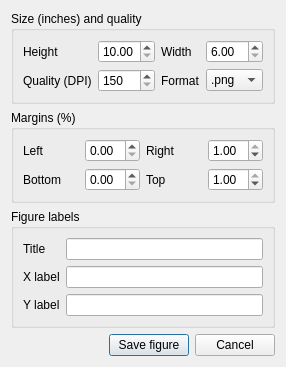
<?xml version="1.0" encoding="UTF-8"?>
<ui version="4.0">
 <class>Dialog</class>
 <widget class="QDialog" name="Dialog">
  <property name="geometry">
   <rect>
    <x>0</x>
    <y>0</y>
    <width>276</width>
    <height>330</height>
   </rect>
  </property>
  <property name="sizePolicy">
   <sizepolicy hsizetype="Fixed" vsizetype="Fixed">
    <horstretch>0</horstretch>
    <verstretch>0</verstretch>
   </sizepolicy>
  </property>
  <property name="maximumSize">
   <size>
    <width>276</width>
    <height>330</height>
   </size>
  </property>
  <property name="windowTitle">
   <string>Save figure</string>
  </property>
  <layout class="QVBoxLayout" name="verticalLayout_4">
   <item>
    <widget class="QGroupBox" name="groupBox_2">
     <property name="title">
      <string>Size (inches) and quality</string>
     </property>
     <layout class="QVBoxLayout" name="verticalLayout_2">
      <item>
       <layout class="QGridLayout" name="gridLayout">
        <item row="0" column="0">
         <widget class="QLabel" name="label_3">
          <property name="text">
           <string>Height</string>
          </property>
         </widget>
        </item>
        <item row="1" column="2">
         <widget class="QLabel" name="label_11">
          <property name="text">
           <string>Format</string>
          </property>
         </widget>
        </item>
        <item row="1" column="3">
         <widget class="QComboBox" name="comboBox">
          <item>
           <property name="text">
            <string>.png</string>
           </property>
          </item>
          <item>
           <property name="text">
            <string>.pdf</string>
           </property>
          </item>
         </widget>
        </item>
        <item row="0" column="3">
         <widget class="QDoubleSpinBox" name="doubleSpinBox_2">
          <property name="minimum">
           <double>6.000000000000000</double>
          </property>
         </widget>
        </item>
        <item row="1" column="0">
         <widget class="QLabel" name="label">
          <property name="text">
           <string>Quality (DPI)</string>
          </property>
         </widget>
        </item>
        <item row="0" column="1">
         <widget class="QDoubleSpinBox" name="doubleSpinBox">
          <property name="minimum">
           <double>10.000000000000000</double>
          </property>
         </widget>
        </item>
        <item row="0" column="2">
         <widget class="QLabel" name="label_4">
          <property name="text">
           <string>Width</string>
          </property>
         </widget>
        </item>
        <item row="1" column="1">
         <widget class="QSpinBox" name="spinBox">
          <property name="minimum">
           <number>150</number>
          </property>
          <property name="maximum">
           <number>4000</number>
          </property>
         </widget>
        </item>
       </layout>
      </item>
     </layout>
    </widget>
   </item>
   <item>
    <widget class="QGroupBox" name="groupBox">
     <property name="title">
      <string>Margins (%)</string>
     </property>
     <layout class="QVBoxLayout" name="verticalLayout">
      <item>
       <layout class="QGridLayout" name="gridLayout_2">
        <item row="0" column="2">
         <widget class="QLabel" name="label_7">
          <property name="text">
           <string>Right</string>
          </property>
         </widget>
        </item>
        <item row="0" column="3">
         <widget class="QDoubleSpinBox" name="doubleSpinBox_4">
          <property name="minimum">
           <double>0.750000000000000</double>
          </property>
          <property name="maximum">
           <double>1.000000000000000</double>
          </property>
          <property name="singleStep">
           <double>0.010000000000000</double>
          </property>
          <property name="value">
           <double>1.000000000000000</double>
          </property>
         </widget>
        </item>
        <item row="0" column="1">
         <widget class="QDoubleSpinBox" name="doubleSpinBox_3">
          <property name="maximum">
           <double>0.250000000000000</double>
          </property>
          <property name="singleStep">
           <double>0.010000000000000</double>
          </property>
         </widget>
        </item>
        <item row="0" column="0">
         <widget class="QLabel" name="label_6">
          <property name="text">
           <string>Left</string>
          </property>
         </widget>
        </item>
        <item row="1" column="0">
         <widget class="QLabel" name="label_9">
          <property name="text">
           <string>Bottom</string>
          </property>
         </widget>
        </item>
        <item row="1" column="1">
         <widget class="QDoubleSpinBox" name="doubleSpinBox_6">
          <property name="minimum">
           <double>0.000000000000000</double>
          </property>
          <property name="maximum">
           <double>0.250000000000000</double>
          </property>
          <property name="singleStep">
           <double>0.010000000000000</double>
          </property>
          <property name="value">
           <double>0.000000000000000</double>
          </property>
         </widget>
        </item>
        <item row="1" column="2">
         <widget class="QLabel" name="label_8">
          <property name="text">
           <string>Top</string>
          </property>
         </widget>
        </item>
        <item row="1" column="3">
         <widget class="QDoubleSpinBox" name="doubleSpinBox_5">
          <property name="minimum">
           <double>0.750000000000000</double>
          </property>
          <property name="maximum">
           <double>1.000000000000000</double>
          </property>
          <property name="singleStep">
           <double>0.010000000000000</double>
          </property>
          <property name="value">
           <double>1.000000000000000</double>
          </property>
         </widget>
        </item>
       </layout>
      </item>
     </layout>
    </widget>
   </item>
   <item>
    <widget class="QGroupBox" name="groupBox_3">
     <property name="title">
      <string>Figure labels</string>
     </property>
     <layout class="QVBoxLayout" name="verticalLayout_3">
      <item>
       <layout class="QGridLayout" name="gridLayout_3">
        <item row="1" column="1">
         <widget class="QLineEdit" name="lineEdit_2"/>
        </item>
        <item row="0" column="1">
         <widget class="QLineEdit" name="lineEdit"/>
        </item>
        <item row="1" column="0">
         <widget class="QLabel" name="label_12">
          <property name="text">
           <string>X label</string>
          </property>
         </widget>
        </item>
        <item row="0" column="0">
         <widget class="QLabel" name="label_10">
          <property name="text">
           <string>Title</string>
          </property>
         </widget>
        </item>
        <item row="2" column="0">
         <widget class="QLabel" name="label_13">
          <property name="text">
           <string>Y label</string>
          </property>
         </widget>
        </item>
        <item row="2" column="1">
         <widget class="QLineEdit" name="lineEdit_3"/>
        </item>
       </layout>
      </item>
     </layout>
    </widget>
   </item>
   <item>
    <layout class="QHBoxLayout" name="horizontalLayout_2">
     <item>
      <spacer name="horizontalSpacer">
       <property name="orientation">
        <enum>Qt::Horizontal</enum>
       </property>
       <property name="sizeHint" stdset="0">
        <size>
         <width>40</width>
         <height>20</height>
        </size>
       </property>
      </spacer>
     </item>
     <item>
      <widget class="QPushButton" name="pushButton_2">
       <property name="text">
        <string>Save figure</string>
       </property>
      </widget>
     </item>
     <item>
      <widget class="QPushButton" name="pushButton_3">
       <property name="text">
        <string>Cancel</string>
       </property>
      </widget>
     </item>
    </layout>
   </item>
  </layout>
 </widget>
 <resources/>
 <connections/>
</ui>
